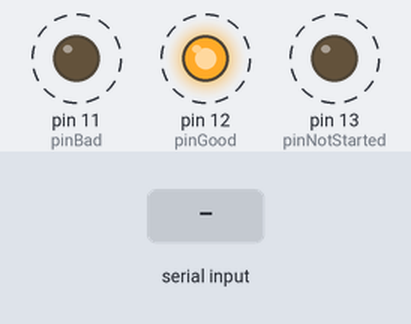
A sketch run on a simulated Arduino Uno, built with avr-gcc and run on an emulated ATmega328P. Parts: output pins drawn as LEDs (lit = HIGH). Dashed ring = blinking. The test bench sets the inputs (shaded band).

Above: at 1.25 s.
1.3 s: "1" received over Serial
At 2.5 s:
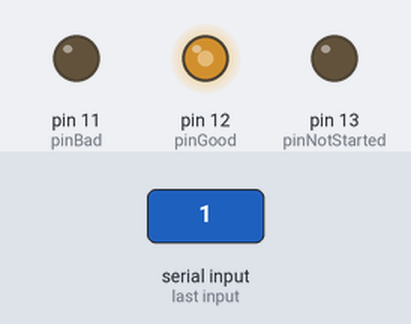
3.0 s: "0" received over Serial
At 3.8 s:
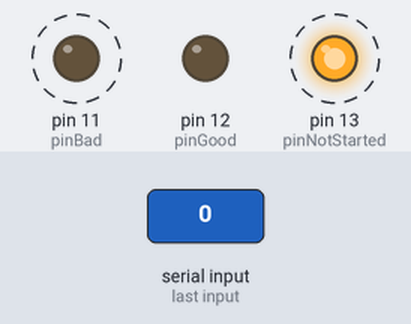
6.0 s: "2" received over Serial
At 7.2 s:
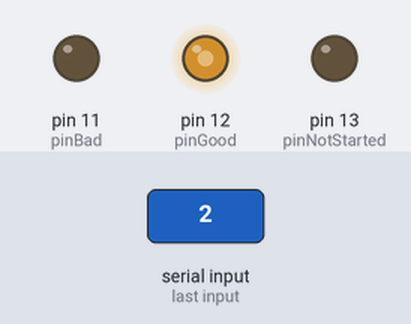
Timing chart, 0 to 9.0 s (numbered marks = the images above; inputs shaded):
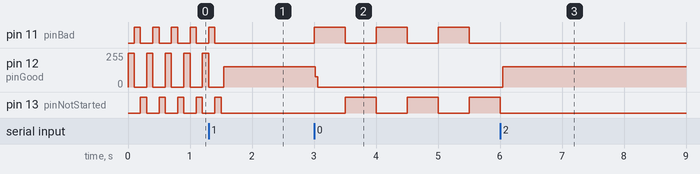

The sketch:

SiteStatusClient.ino
```cpp
const int pinGood = 12;
const int pinBad = 11;
const int pinNotStarted = 13;

int ledState = LOW;
int ledState2 = HIGH;
long previousMillis = 0;
long interval = 500;
boolean siteIsUp = false;
boolean started = false;
char inByte;

void setup() {
  Serial.begin(9600);

  pinMode(pinGood, OUTPUT);
  pinMode(pinBad, OUTPUT);
  pinMode(pinNotStarted, OUTPUT);
}

void allOff() {
  digitalWrite(pinGood, LOW);
  digitalWrite(pinBad, LOW);
  digitalWrite(pinNotStarted, LOW);
}

void blinkOne(int pin) {
  allOff();
  digitalWrite(pin, HIGH);
  delay(100);
}

void loop()
{
  if (Serial.available() > 0) {
    started = true;
    inByte = Serial.read();
    siteIsUp = inByte != '0';
//    Serial.println(inByte);
  }

  if(!started) {
    blinkOne(pinGood);
    blinkOne(pinBad);
    blinkOne(pinNotStarted);
  } else {
    if(siteIsUp) {
      allOff();
      digitalWrite(pinGood, HIGH);
    } else {
      unsigned long currentMillis = millis();

      if(currentMillis - previousMillis > interval) {
        allOff();
        previousMillis = currentMillis;
        ledState = ledState == LOW ? HIGH : LOW;
        ledState2 = ledState2 == LOW ? HIGH : LOW;
        digitalWrite(pinBad, ledState);
        digitalWrite(pinNotStarted, ledState2);
      }
    }
  }
}
```

Measured:
- after the input at 1.3 s, pin 11 (pinBad): goes on until 1.4 s, then stays LOW; pin 13 (pinNotStarted): goes on until 1.5 s, then stays LOW
- after the input at 3.0 s, pin 11 (pinBad): alternates HIGH for 0.50 s and LOW for 0.50 s, starting at once; pin 12 (pinGood): 153/255 → 0/255 at once; pin 13 (pinNotStarted): alternates HIGH for 0.50 s and LOW for 0.50 s, starting after 0.50 s
- after the input at 6.0 s, pin 11 (pinBad): stops changing and stays LOW; pin 12 (pinGood): 0/255 → 153/255 at once; pin 13 (pinNotStarted): goes on until 6.0 s, then stays LOW
- by itself, pin 11 (pinBad), pin 13 (pinNotStarted): alternates HIGH for 0.10 s and LOW for 0.20 s
